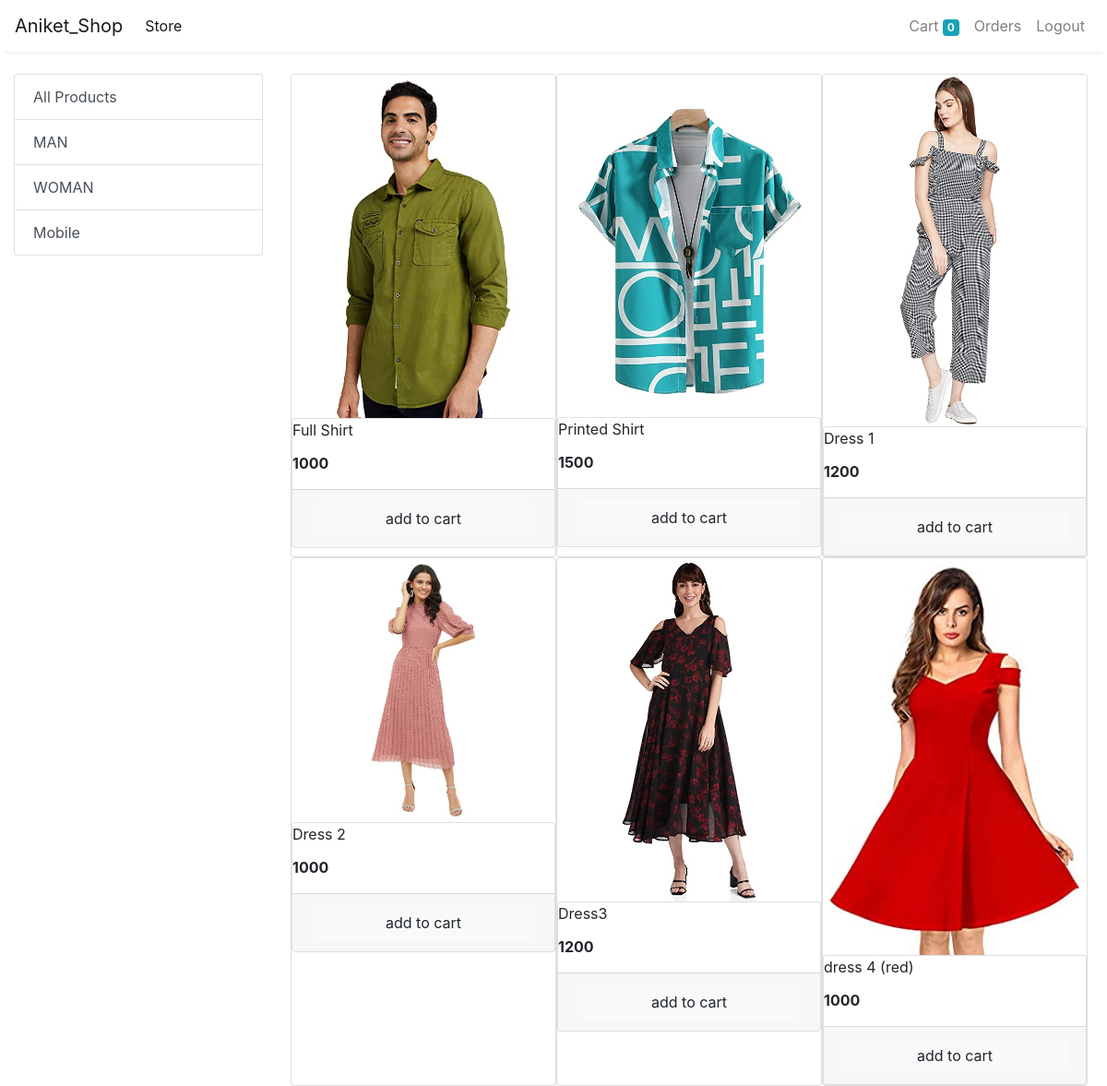
The app's page / (signed in) with its own data.
### shop/models.py (models this page shows, shortened)
class Category(models.Model):
    name = models.CharField(max_length=20)

class Product(models.Model):
    name = models.CharField(max_length=50)
    price = models.IntegerField(default=0)
    category = models.ForeignKey(Category, on_delete=models.CASCADE, default=1)
    description = models.CharField(max_length=200, default='' , null=True , blank=True)
    image = models.ImageField(upload_to='uploads/products/')

### shop/views.py (the view, shortened to what this page needs)
# urls.py: 2. Add a URL to urlpatterns:  path('', views.home, name='home')
def home(request):
    if request.method == 'GET':
        prod = None
        categories = Category.objects.all()
        categoryID = request.GET.get('category')
        your_are = request.session.get('customer_name')
        if your_are:
            print('welcom',your_are)
        else:
            print('pls login')
        if categoryID:
            prod = Product.get_all_products_by_categoryid(categoryID)
        else:
            prod = Product.objects.all()
        data = {}
        data['products'] = prod
        data['categories'] = categories
        return render(request, "home.html", data)

### shop/templates/home.html (shortened to what this page needs)
{% extends "base.html" %}
{% block start %}
{% load cart %}
<div class="container-fluid mt-4">
	<div class="row">
		<div class="col-lg-3 mx-auto">
			<div class="list-group">
				<a href="/" class="list-group-item list-group-item-action">All Products</a>
				{% for category in categories %}
				<a href="/?category={{category.id}}"
					class="list-group-item list-group-item-action">{{category.name}}</a>
				{% endfor %}
			</div>
		</div>
		<div id='products' class="col-lg-9 mx-auto">
			<div class="row mx-auto">
				{% for prod in products %}
				<div class="card " id={{prod.id}} style="width: 18rem;">
				    <img class="card-img-top" src="{{prod.image.url}}" alt="Card image cap">
					<div class="card body">
						<p class="card-title">{{prod.name}}</p>
						<p class="card-text"><b>{{prod.price}}</b></p>
						<div class="card-footer no-gutters">
							{% if prod|is_in_cart:request.session.cart %}
							<div class="row no-gutters ">
								<form action="/#{{prod.id}}" method="POST" class="col-2">
									{% csrf_token %}
									<input hidden type="text" value="{{prod.id}}" name="product"></input>
									<input type="submit" class="btn btn-block btn-primary border-right" value="+"></input>
								</form>
								<div class="text-center col">{{prod|cart_quantity:request.session.cart}} In cart</div>
								<form action="/#{{prod.id}}" method="POST" class="col-2">
									{% csrf_token %}
									<input hidden type="text" value="{{prod.id}}" name="product"></input>
									<input hidden type="text" value="True" name="remove"></input>
									<input type="submit" class="btn btn-block btn-primary border-left" value="-"></input>
								</form>
							</div>
							{% else %}
							<form  action="/" method="POST">
							<input  class="float-right btn btn-light form-control" type="submit" value='add to cart' ></input>
							</form>
							{% endif %}
						</div>
					</div>
			</div>
			{% endfor%}
		</div>
	</div>
</div>
{% endblock %}

### records on screen
Category: name "MAN"
Category: name "WOMAN"
Category: name "Mobile"
Product: {{ prod.id }} 1 (drawn), image (picture), name "Full Shirt", price "1000"
Product: image (picture), name "Printed Shirt", price "1500"
Product: image (picture), name "Dress 1", price "1200"
Product: image (picture), name "Dress 2", price "1000"
Product: image (picture), name "Dress3", price "1200"
Product: image (picture), name "dress 4 (red)", price "1000"

### other values on screen
{{ request.session.cart.keys|length }} "0"
